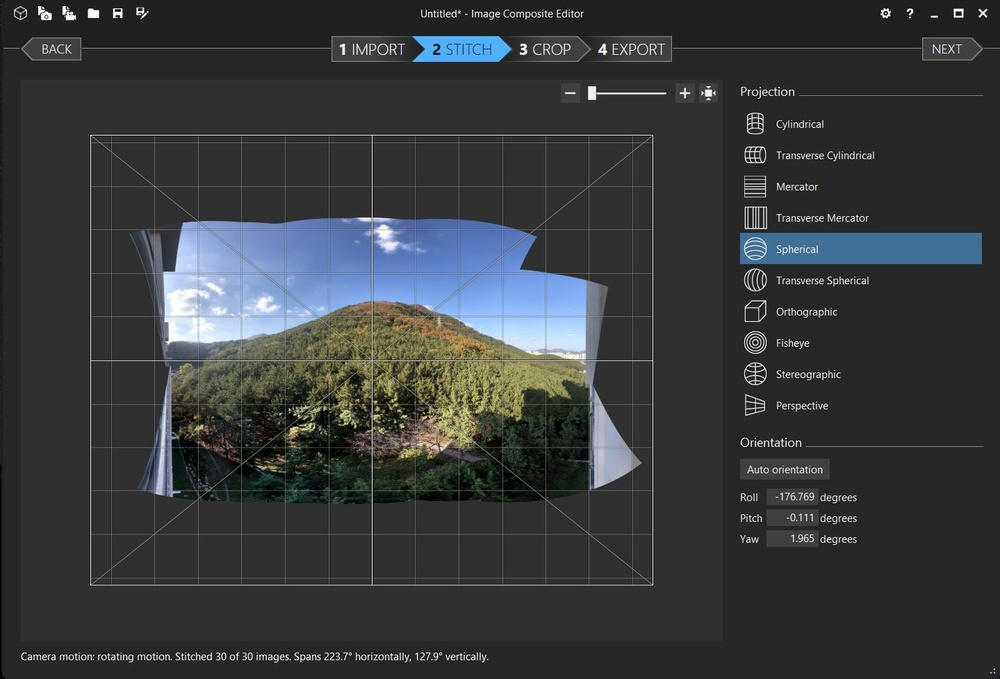
#> input picture Image Composite Editor.JPG, 1000 x 679 px, shrunk from 1439 x 977 before the run, given in place of tracking1.avi, which was not available
$ jupyter execute Homework2.ipynb   (text cells are left out)
#> lines starting #> are read from the running program, lines starting #| are printed output that depends on the picture; after the words box and inside, x2 and y2 are one past the last pixel; in counts of white or black regions, pixels touching at a corner belong together; pictures that were not available may be replaced by others from this repository, and a replacement may not be noted
[cell 1]
import cv2
import numpy as np

[cell 2]
cap = cv2.VideoCapture('tracking1.avi')

while(1):

    # Take each frame
    ret, frame = cap.read()
#> frame is the input picture: shape (679, 1000, 3); mean B, G, R 61, 59, 56.2

    if ret == True:

        # Convert BGR to HSV
        hsv = cv2.cvtColor(frame, cv2.COLOR_BGR2HSV)
#> hsv: shape (679, 1000, 3); mean H, S, V 21.9, 19.7, 63.4

        # define range of blue color in HSV
        lower_blue = np.array([0,40,40])
        upper_blue = np.array([20,60,60])

        # Threshold the HSV image to get only blue colors
        mask = cv2.inRange(hsv, lower_blue, upper_blue)
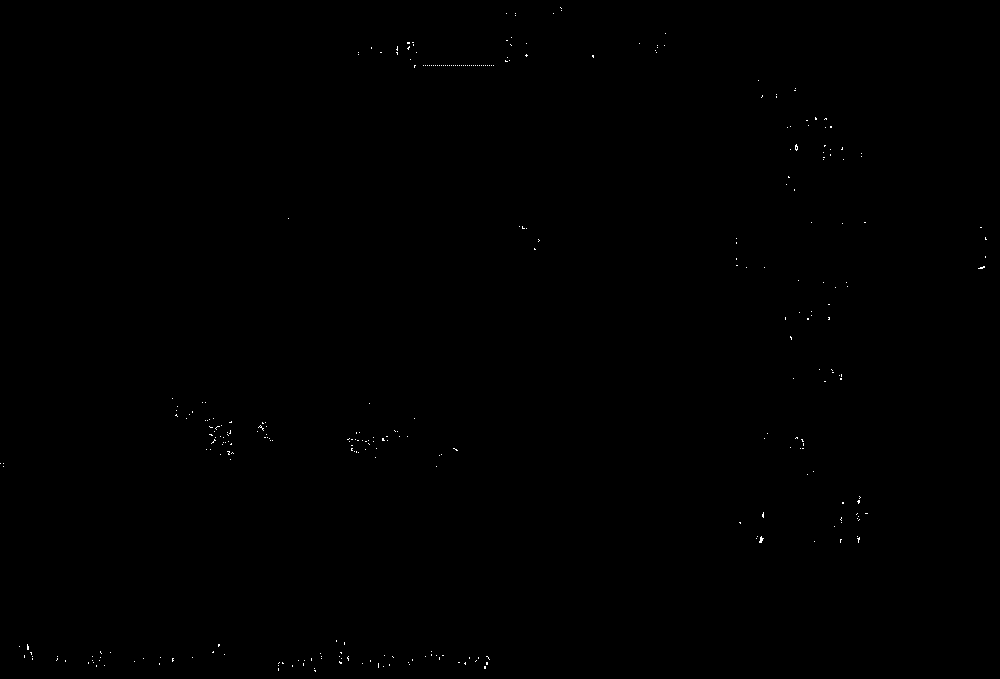
#> mask: shape (679, 1000); 0.1% white in thin lines or dots

        # Bitwise-AND mask and original image
        res = cv2.bitwise_and(frame,frame, mask= mask)

        cv2.imshow('frame',frame)
        cv2.imshow('mask',mask)
        cv2.imshow('res',res)
    k = cv2.waitKey(100) & 0xFF
#> (key Esc is pressed here)
    if k == 27:
        break

cv2.destroyAllWindows()

[cell 3]
import cv2
import numpy as np
def nothing(x):
    pass

[cell 4]
cv2.namedWindow('image')
# create trackbars for color change
cv2.createTrackbar('hue','image',0,360,nothing)
cap = cv2.VideoCapture('tracking3.avi')
font = cv2.FONT_HERSHEY_SIMPLEX

while(1):
    # get current positions of four trackbars
    hue = cv2.getTrackbarPos('hue','image')
    #Convert BGR to HSV
    ret, frame = cap.read()
    if ret == True:
        # Convert BGR to HSV
        hsv = cv2.cvtColor(frame, cv2.COLOR_BGR2HSV)
        # define range of blue color in HSV
        lower_blue = np.array([hue-20,0,0])
        upper_blue = np.array([hue+20,100,100])
        # Threshold the HSV image to get only blue colors
        mask = cv2.inRange(hsv, lower_blue, upper_blue)
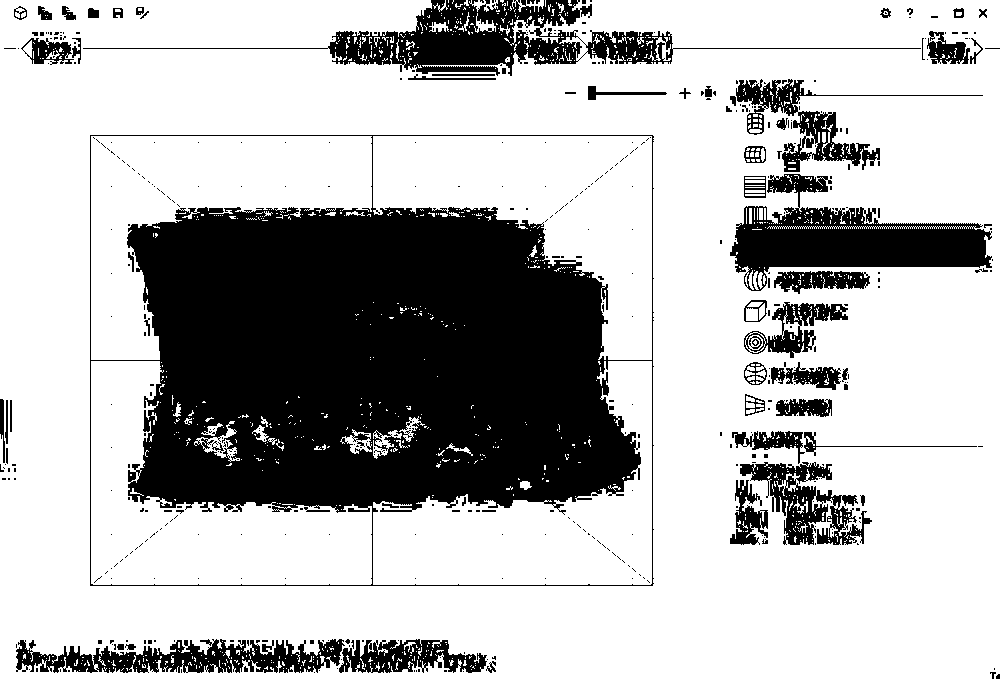
#> mask: shape (679, 1000); 71.9% white; 465 black regions (392 under 20 px), largest, box (x1, y1, x2, y2) and area: (90, 135, 654, 586) 131914, (730, 174, 992, 291) 13218, (83, 0, 921, 76) 13116
        # Bitwise-AND mask and original image
        res = cv2.bitwise_and(frame,frame, mask= mask)
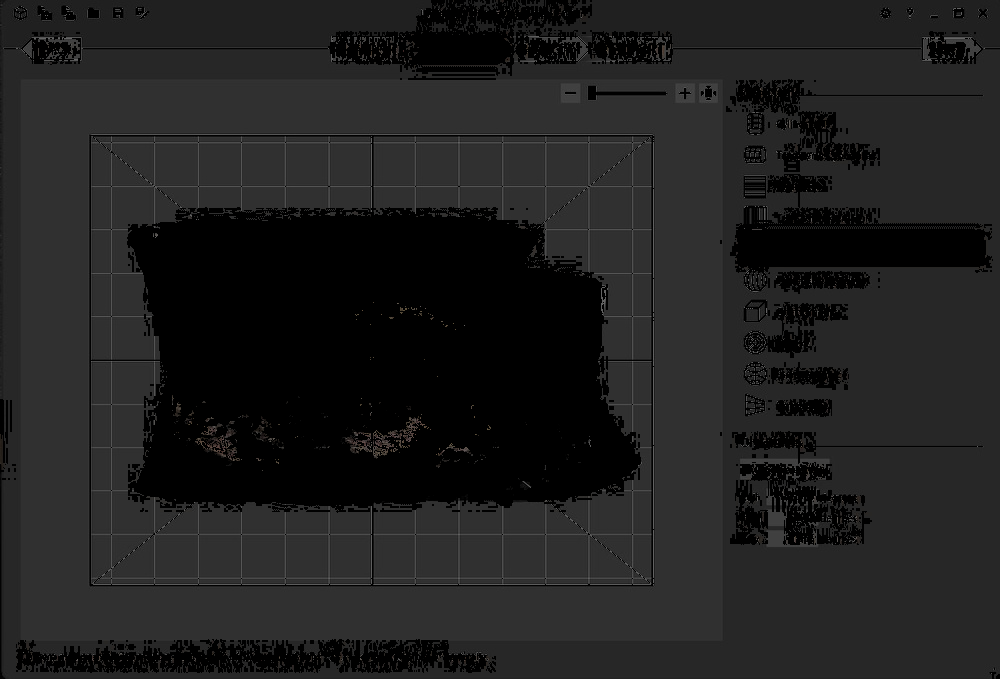
#> res: shape (679, 1000, 3); mean B, G, R 31.6, 31.6, 31.6
        msg = "hue:"+str(hue)
        cv2.putText(frame,msg,(10,10), font, 0.6,(255,255,255),2,cv2.LINE_AA)
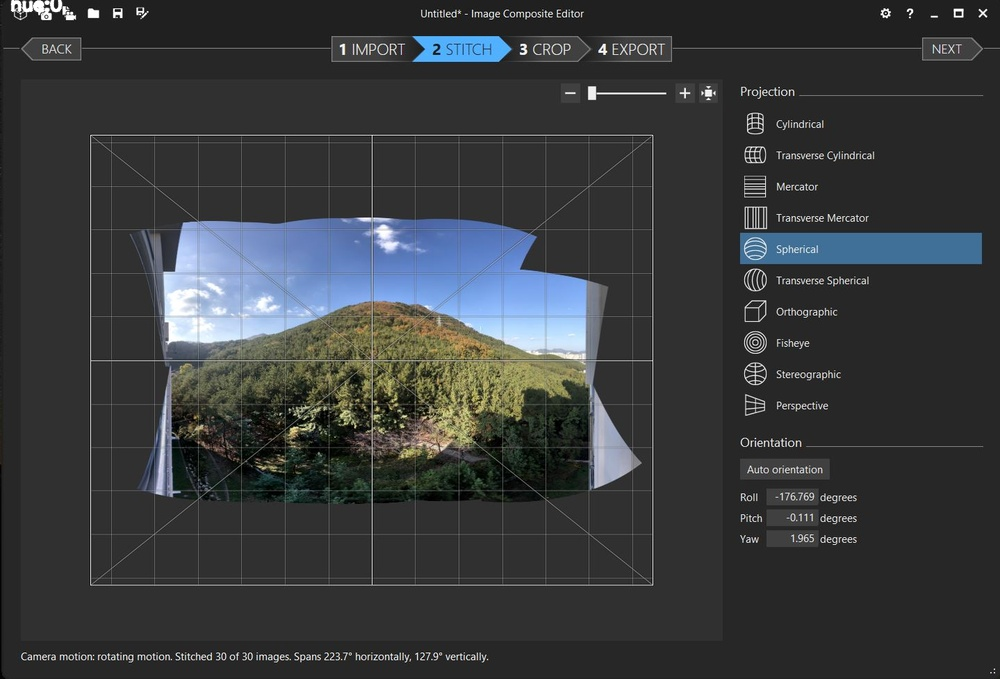
#> frame: shape (679, 1000, 3); 0.09% of pixels changed, all inside (x1, y1, x2, y2) = (10, 0, 63, 13)
        cv2.imshow('image',frame)
        cv2.imshow('mask',mask)
        cv2.imshow('res',res)
    k = cv2.waitKey(100) & 0xFF
#> (key Esc is pressed here)
    if k == 27:
        break
cv2.destroyAllWindows()
